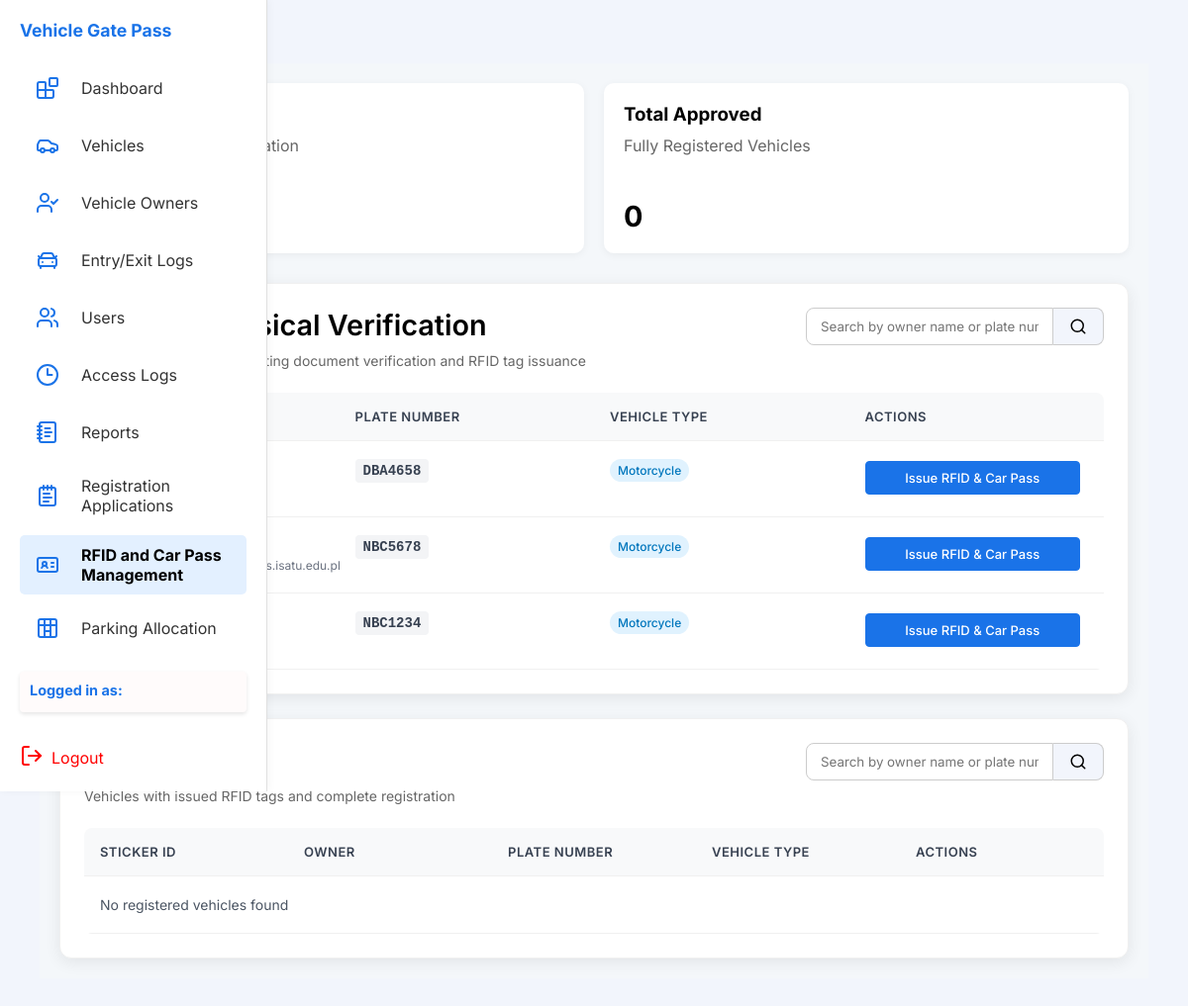
/php/rfid_management.php (signed in), run on the app's committed database.
### tables this page shows
CREATE TABLE `vehicle` (
  `plateNum` varchar(20) NOT NULL,
  `OwnerID` varchar(10) DEFAULT NULL,
  `stickerID` varchar(25) DEFAULT NULL,
  `visitorID` varchar(10) DEFAULT NULL,
  `vehicleType` varchar(50) DEFAULT NULL,
  `model` varchar(50) DEFAULT NULL,
  `manufacturer` varchar(50) DEFAULT NULL,
  `color` varchar(30) DEFAULT NULL,
  `cubicCapacity` int(11) DEFAULT NULL,
  `numOfWheels` int(11) DEFAULT NULL,
  `fuelType` varchar(30) DEFAULT NULL,
  `offical_receipt` varchar(255) DEFAULT NULL,
  `cert_of_registration` varchar(255) DEFAULT NULL,
  `carpassid` varchar(20) DEFAULT NULL
);

### php/rfid_management.php (the view, shortened to what this page needs)
<?php
$db = new Database();
$conn = $db->getConnection();
$pendingQuery = "SELECT v.*, vo.fName, vo.lName, vo.email
                FROM vehicle v
                JOIN vehicleowner vo ON v.OwnerID = vo.OwnerID
                WHERE v.stickerID IS NULL OR v.stickerID = ''
                ORDER BY vo.lName, vo.fName";
$pendingResult = $conn->query($pendingQuery);
$registeredQuery = "SELECT v.*, vo.fName, vo.lName, vo.email, r.status as rfidStatus, r.issuedBy
                   FROM vehicle v
                   JOIN vehicleowner vo ON v.OwnerID = vo.OwnerID
                   LEFT JOIN rfidtag r ON v.stickerID = r.stickerID
                   WHERE v.stickerID IS NOT NULL AND v.stickerID != ''
                   ORDER BY v.plateNum";
$registeredResult = $conn->query($registeredQuery);
include_once '../includes/header.php';
?>
<main class="main">
  <div class="stats">
    <div class="card-flex">
      <div>
        <h3>Pending RFID</h3>
        <p>Awaiting Physical Verification</p>
        <br />
        <strong class="card-num"><?php echo $pendingResult->num_rows; ?></strong>
      </div>
    </div>
    <div class="card-flex">
      <div>
        <h3>Total Approved</h3>
        <p>Fully Registered Vehicles</p>
        <br />
        <strong class="card-num"><?php echo $registeredResult->num_rows; ?></strong>
      </div>
    </div>
  </div>
  <div class="grid">
    <div class="card">
      <div class="card-header">
        <div class="card-title-section">
          <h4 class="card-title">Pending Physical Verification</h4>
          <p>
            Approved applications awaiting document verification and RFID
            tag issuance
          </p>
        </div>
        <div class="search-area">
          <div class="search-box">
            <input type="text" id="searchPending" placeholder="Search by owner name or plate number..." />
            <button class="search-btn" type="submit" title="Search">
              <svg xmlns="http://www.w3.org/2000/svg" width="18" height="18" viewBox="0 0 24 24" fill="none"
                stroke="currentColor" stroke-width="2" stroke-linecap="round" stroke-linejoin="round"
                class="lucide lucide-search-icon lucide-search">
                <path d="m21 21-4.34-4.34" />
                <circle cx="11" cy="11" r="8" />
              </svg>
            </button>
          </div>
        </div>
      </div>
      <table class="rfid-table" id="pendingTable">
        <thead>
          <tr>
            <th>Owner</th>
            <th>Plate Number</th>
            <th>Vehicle Type</th>
            <th>Actions</th>
          </tr>
        </thead>
        <tbody>
          <?php if ($pendingResult && $pendingResult->num_rows > 0): ?>
            <?php while ($row = $pendingResult->fetch_assoc()): ?>
              <tr>
                <td>
                  <div class="owner-info">
                    <strong><?php echo htmlspecialchars($row['fName'] . ' ' . $row['lName']); ?></strong>
                    <span class="owner-email"><?php echo htmlspecialchars($row['email']); ?></span>
                  </div>
                </td>
                <td><span class="plate-number"><?php echo htmlspecialchars($row['plateNum']); ?></span></td>
                <td><span class="vehicle-type"><?php echo htmlspecialchars($row['vehicleType']); ?></span></td>
                <td>
                  <div class="action-buttons">
                    <button class="btn-issue" data-id="<?php echo $row['plateNum']; ?>">Issue RFID & Car Pass</button>
                  </div>
                </td>
              </tr>
            <?php endwhile; ?>
          <?php else: ?>
            <tr>
              <td colspan="4" class="no-data">No pending vehicles found</td>
            </tr>
          <?php endif; ?>
        </tbody>
      </table>
    </div>
    <div class="card">
      <div class="card-header">
        <div class="card-title-section">
          <h4 class="card-title">RFID Records</h4>
          <p>Vehicles with issued RFID tags and complete registration</p>
        </div>
        <div class="search-area">
          <div class="search-box">
            <input type="text" id="searchRegistered" placeholder="Search by owner name or plate number..." />
            <button class="search-btn" type="submit" title="Search">
              <svg xmlns="http://www.w3.org/2000/svg" width="18" height="18" viewBox="0 0 24 24" fill="none"
                stroke="currentColor" stroke-width="2" stroke-linecap="round" stroke-linejoin="round"
                class="lucide lucide-search-icon lucide-search">
                <path d="m21 21-4.34-4.34" />
                <circle cx="11" cy="11" r="8" />
              </svg>
            </button>
          </div>
        </div>
      </div>
      <table class="rfid-table" id="registeredTable">
        <thead>
          <tr>
            <th>Sticker ID</th>
            <th>Owner</th>
            <th>Plate Number</th>
            <th>Vehicle Type</th>
            <th>Actions</th>
          </tr>
        </thead>
        <tbody>
          <?php if ($registeredResult && $registeredResult->num_rows > 0): ?>
            <?php while ($row = $registeredResult->fetch_assoc()): ?>
              <tr>
                <td><span class="sticker-id"><?php echo htmlspecialchars($row['stickerID'] ?? 'N/A'); ?></span></td>
                <td>
                  <div class="owner-info">
                    <strong><?php echo htmlspecialchars($row['fName'] . ' ' . $row['lName']); ?></strong>
                  </div>
                </td>
                <td><span class="plate-number"><?php echo htmlspecialchars($row['plateNum']); ?></span></td>
                <td><span class="vehicle-type"><?php echo htmlspecialchars($row['vehicleType']); ?></span></td>
                <td>
                  <button class="btn-revoke" data-plate="<?php echo htmlspecialchars($row['plateNum']); ?>"
                    data-sticker="<?php echo htmlspecialchars($row['stickerID'] ?? ''); ?>">
                    Revoke Access
                  </button>
                </td>
              </tr>
            <?php endwhile; ?>
          <?php else: ?>
            <tr>
              <td colspan="5" class="no-data">No registered vehicles found</td>
            </tr>
          <?php endif; ?>
        </tbody>
      </table>
    </div>
  </div>
</main>
<?php
include_once '../includes/footer.php';
?>

### css/global.css (style rules this page uses)
* { box-sizing: border-box; margin: 0; padding: 0; font-family: "Inter", sans-serif; }
body { background: #f2f5fc; padding: 40px; }
p { margin-bottom: 20px; color: #666; }
main { flex: 1; padding: 0 40px; }
.main { margin-left: 270px; padding: 32px; min-height: 100vh; background: #f4f7fa; box-sizing: border-box; }

### css/rfid_management.css (style rules this page uses)
.main { flex-grow: 1; padding: 30px; margin-top: 24px; margin-left: 270px; margin-bottom: 32px; min-height: 100vh; box-sizing: border-box; overflow-x: auto; }
.stats { display: flex; gap: 20px; margin-bottom: 30px; }
.card-flex { display: flex; flex-direction: column; align-items: flex-start; justify-content: flex-start; gap: 12px; width: 100%; background: white; padding: 20px; border-radius: 10px; box-shadow: 0 2px 8px rgba(0, 0, 0, 0.05); }
.card-title { margin-top: 0; margin-bottom: 10px; font-size: 1.8rem; font-weight: 600; color: #000000; align-self: flex-start; }
.card-flex strong { display: block; margin-top: 4px; font-size: 1.8rem; }
.card-flex p { margin-top: 10px; }
.card-header { display: flex; justify-content: space-between; align-items: flex-start; margin-bottom: 24px; gap: 20px; }
.card-title-section { flex: 1; }
.card-title-section p { margin: 8px 0 0 0; font-size: 14px; color: #666; }
.grid { display: grid; gap: 24px; }
.card { background: white; border-radius: 12px; box-shadow: 0 4px 16px rgba(0, 0, 0, 0.08); padding: 24px; border: 1px solid #f0f0f0; }
.search-area { flex-shrink: 0; display: flex; align-items: center; gap: 12px; }
.search-box { display: flex; }
.search-box input { padding: 10px 14px; border-radius: 8px 0 0 8px; border: 1px solid #ccc; width: 300px; outline: none; }
.search-btn { background: #f2f5fc; border: 1px solid #ccc; border-left: none; border-radius: 0 8px 8px 0; padding: 0 16px; display: flex; align-items: center; cursor: pointer; transition: background 0.2s; }
.rfid-table { width: 100%; border-collapse: collapse; border-radius: 8px; overflow: hidden; table-layout: fixed; }
.rfid-table th, .rfid-table td { width: auto; }
.rfid-table th, .rfid-table td { padding: 16px; text-align: left; border-bottom: 1px solid #f0f0f0; }
.rfid-table th { background-color: #f8f9fa; font-weight: 600; color: #374151; font-size: 13px; text-transform: uppercase; letter-spacing: 0.5px; }
.rfid-table tbody tr { transition: background-color 0.2s ease; }
.rfid-table td { color: #4b5563; font-size: 14px; padding: 20px 16px; vertical-align: top; white-space: nowrap; overflow: hidden; text-overflow: ellipsis; max-width: 200px; }
.btn-view, .btn-edit, .btn-delete, .btn-issue { padding: 6px 12px; margin-right: 8px; border: none; border-radius: 4px; font-size: 13px; font-weight: 500; cursor: pointer; transition: all 0.2s ease; text-transform: capitalize; }
.btn-issue { background-color: #1a73e8; color: white; border: 1px solid #1a73e8; padding: 8px 16px; }
.owner-info { display: flex; flex-direction: column; gap: 4px; }
.owner-info strong { font-weight: 600; color: #1f2937; }
.owner-email { font-size: 12px; color: #6b7280; }
.plate-number { font-family: monospace; font-weight: 600; background: #f3f4f6; padding: 4px 8px; border-radius: 4px; color: #374151; }
.vehicle-type { background: #e0f2fe; color: #0277bd; padding: 4px 8px; border-radius: 12px; font-size: 12px; font-weight: 500; }
.action-buttons { display: flex; gap: 8px; flex-wrap: wrap; }
@media (max-width: 1200px) { .main { margin-left: 0; padding: 20px; } }
@media (max-width: 1200px) { .search-box input { width: 250px; } }
@media (max-width: 1200px) { .action-buttons { flex-direction: column; } }

### data on the page
vehicle: plateNum "DBA4658", vehicleType "Motorcycle"
vehicle: plateNum "NBC5678", vehicleType "Motorcycle"
vehicle: plateNum "NBC1234", vehicleType "Motorcycle"

### other printed values
$registeredResult->num_rows "0"
